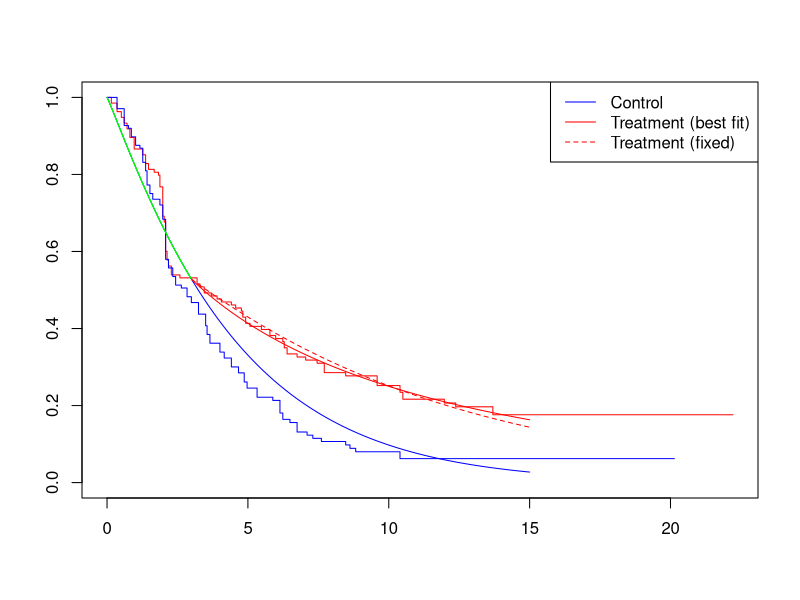
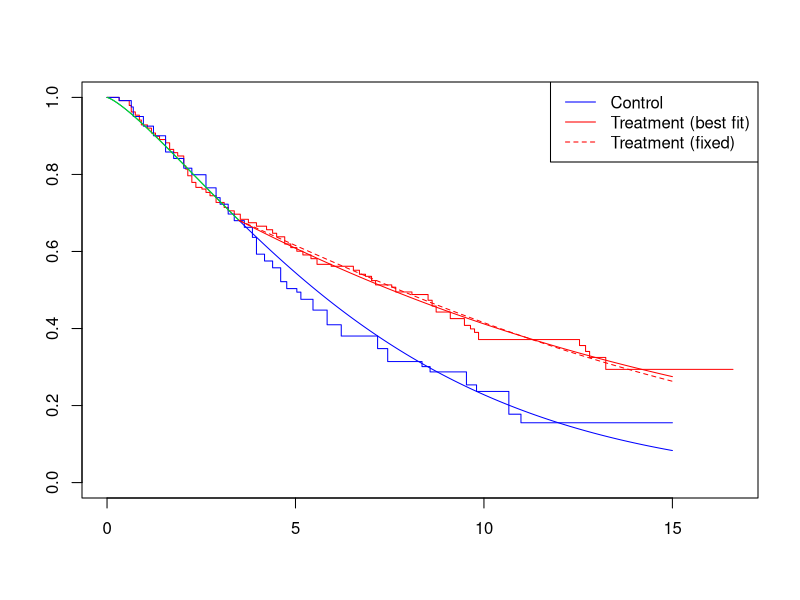

Write the R code that produced these figures, in order.
#Data sets that Satrajit sent me for DTE
library(survival)
#First data set
DTEDataSet1 <- read.csv(file = "DTE/CM017PFS.csv")

TreatmentData <- data.frame(time = DTEDataSet1$NIVO_Time[1:135], cens = DTEDataSet1$NIVO_Event_Flag[1:135])
 
ControlData <- data.frame(time = DTEDataSet1$DOX_Time, cens = DTEDataSet1$DOX_Event_Flag)

TreatmentFit <- survfit(Surv(time, cens)~1, data = TreatmentData)

ControlFit <- survfit(Surv(time, cens)~1, data = ControlData)

plot(TreatmentFit, conf.int = F, col="red")

lines(ControlFit, conf.int = F, col="blue")


##Fitting Weibull model to the data

weibfit <- survreg(Surv(time, cens)~1, data = ControlData, dist = "weibull")

gamma2 <- as.numeric(exp(-weibfit$icoef[2]))

lambda2 <- as.numeric(1/(exp(weibfit$icoef[1])))

controltime <- seq(0, 15, by=0.01)
controlsurv <- exp(-(lambda2*controltime)^gamma2)


lines(controltime, controlsurv, col="blue")

#Two scenarios, 1 where we allow gamma1 to vary, 1 where we do not


#First scenario

#We estimate T to be about 3 here

#Need to find a least squares estimate for this Weibull parameterisation


#gamma2 = 1.07
#lambda2 = 0.21

#Write a function which finds the squared differences

kmfit <- survfit(Surv(time, cens)~1, data = TreatmentData)

treatmenttime <- seq(0, 3, by=0.01)
treatmentsurv <- controlsurv <- exp(-(lambda2*treatmenttime)^gamma2)

lines(treatmenttime, treatmentsurv, col="green")


treatmenttime1 <- seq(3, 15, by=0.01)

optimfunc <- function(par){
  diff <- 0
  for (i in 1:length(treatmenttime1)){
    y <-  kmfit$surv[sum(kmfit$time<treatmenttime1[i])]
    treatmentsurv <- exp(-(lambda2*3)^gamma2 - par[1]^par[2]*(treatmenttime1[i]^par[2]-3^par[2]))
    diff <- diff + (y-treatmentsurv)^2 
  }
  return(diff) 
}



optimoutput <-  optim(par = c(0.2, 1), fn = optimfunc)
lambda1 <- optimoutput$par[1]
gamma1 <- optimoutput$par[2]


treatmenttime1 <- seq(3, 15, by=0.01)
treatmentsurv1 <- exp(-(lambda2*3)^gamma2 - lambda1^gamma1*(treatmenttime1^gamma1-3^gamma1))

lines(treatmenttime1, treatmentsurv1, col="red")

###Now we do it but we do not allow gamma1 to vary

treatmenttime <- seq(0, 3, by=0.01)
treatmentsurv <- controlsurv <- exp(-(lambda2*treatmenttime)^gamma2)

lines(treatmenttime, treatmentsurv, col="green")


treatmenttime1 <- seq(3, 15, by=0.01)

optimfunc <- function(par){
  diff <- 0
  gamma1 <- gamma2
  for (i in 1:length(treatmenttime1)){
    y <-  kmfit$surv[sum(kmfit$time<treatmenttime1[i])]
    treatmentsurv <- exp(-(lambda2*3)^gamma2 - par[1]^gamma1*(treatmenttime1[i]^gamma1-3^gamma1))
    diff <- diff + (y-treatmentsurv)^2 
  }
  return(diff) 
}



lambda1only <-  optimize(optimfunc, c(0, 2))$minimum


treatmenttime1 <- seq(3, 15, by=0.01)
treatmentsurv1 <- exp(-(lambda2*3)^gamma2 - lambda1only^gamma2*(treatmenttime1^gamma2-3^gamma2))

lines(treatmenttime1, treatmentsurv1, col="red", lty=2)

legend("topright", legend = c("Control", "Treatment (best fit)", "Treatment (fixed)"), col=c("blue", "red", "red"), lty=c(1, 1, 2))


#Second data set
DTEDataSet2 <- read.csv(file = "DTE/CM141OS.csv")


TreatmentData <- data.frame(time = DTEDataSet2$Nivolumab_Time, cens = DTEDataSet2$Nivolumab_Event)

ControlData <- data.frame(time = DTEDataSet2$SOC_Time[1:121], cens = DTEDataSet2$SOC_Event[1:121])

TreatmentFit <- survfit(Surv(time, cens)~1, data = TreatmentData)

ControlFit <- survfit(Surv(time, cens)~1, data = ControlData)

plot(TreatmentFit, conf.int = F, col="red")

lines(ControlFit, conf.int = F, col="blue")

##Fitting Weibull model to the data

weibfit <- survreg(Surv(time, cens)~1, data = ControlData, dist = "weibull")

gamma2 <- as.numeric(exp(-weibfit$icoef[2]))

lambda2 <- as.numeric(1/(exp(weibfit$icoef[1])))

controltime <- seq(0, 15, by=0.01)
controlsurv <- exp(-(lambda2*controltime)^gamma2)


lines(controltime, controlsurv, col="blue")

#We estimate T to be about 3.5 here


#Need to find a least squares estimate for this Weibull parameterisation


#gamma2 = 1.28
#lambda2 = 0.13

#Write a function which finds the squared differences

kmfit <- survfit(Surv(time, cens)~1, data = TreatmentData)

treatmenttime <- seq(0, 3.5, by=0.01)
treatmentsurv <- controlsurv <- exp(-(lambda2*treatmenttime)^gamma2)

lines(treatmenttime, treatmentsurv, col="green")


treatmenttime1 <- seq(3.5, 15, by=0.01)

optimfunc <- function(par){
  diff <- 0
  for (i in 1:length(treatmenttime1)){
    y <-  kmfit$surv[sum(kmfit$time<treatmenttime1[i])]
    treatmentsurv <- exp(-(lambda2*3.5)^gamma2 - par[1]^par[2]*(treatmenttime1[i]^par[2]-3.5^par[2]))
    diff <- diff + (y-treatmentsurv)^2 
  }
  return(diff) 
}



optimoutput <-  optim(par = c(0.2, 1), fn = optimfunc)
lambda1 <- optimoutput$par[1]
gamma1 <- optimoutput$par[2]


treatmenttime1 <- seq(3.5, 15, by=0.01)
treatmentsurv1 <- exp(-(lambda2*3.5)^gamma2 - lambda1^gamma1*(treatmenttime1^gamma1-3.5^gamma1))

lines(treatmenttime1, treatmentsurv1, col="red")

###Now we do it but we do not allow gamma1 to vary


treatmenttime1 <- seq(3.5, 15, by=0.01)

optimfunc <- function(par){
  diff <- 0
  gamma1 <- gamma2
  for (i in 1:length(treatmenttime1)){
    y <-  kmfit$surv[sum(kmfit$time<treatmenttime1[i])]
    treatmentsurv <- exp(-(lambda2*3.5)^gamma2 - par[1]^gamma1*(treatmenttime1[i]^gamma1-3.5^gamma1))
    diff <- diff + (y-treatmentsurv)^2 
  }
  return(diff) 
}



lambda1only <-  optimize(optimfunc, c(0, 2))$minimum


treatmenttime1 <- seq(3.5, 15, by=0.01)
treatmentsurv1 <- exp(-(lambda2*3.5)^gamma2 - lambda1only^gamma2*(treatmenttime1^gamma2-3.5^gamma2))

lines(treatmenttime1, treatmentsurv1, col="red", lty=2)

legend("topright", legend = c("Control", "Treatment (best fit)", "Treatment (fixed)"), col=c("blue", "red", "red"), lty=c(1, 1, 2))






